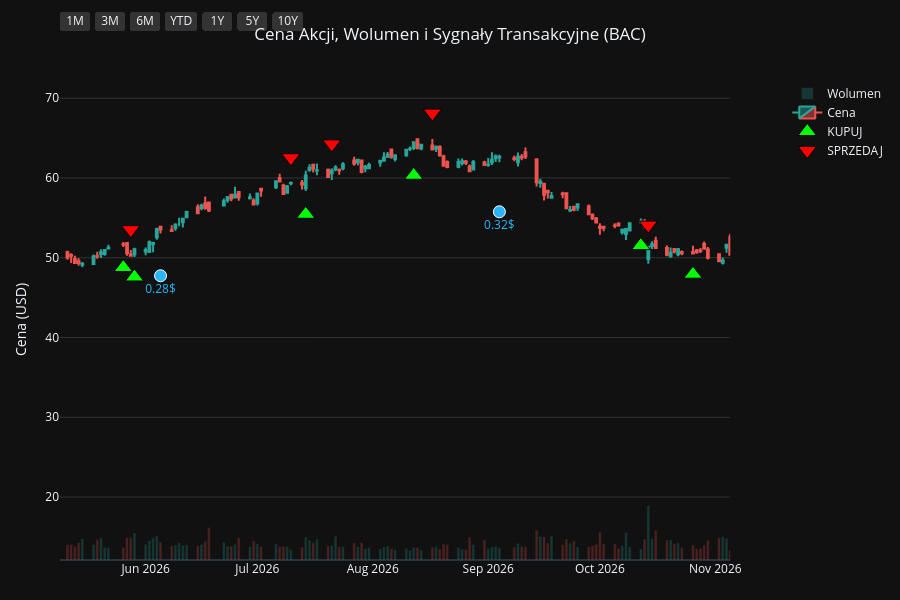
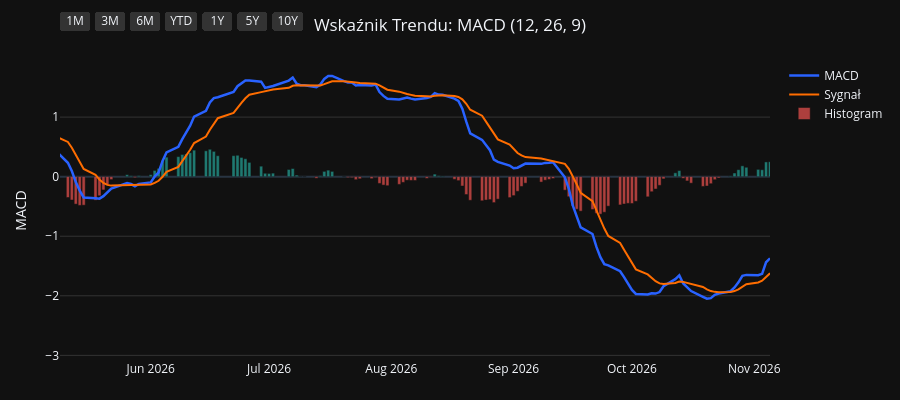
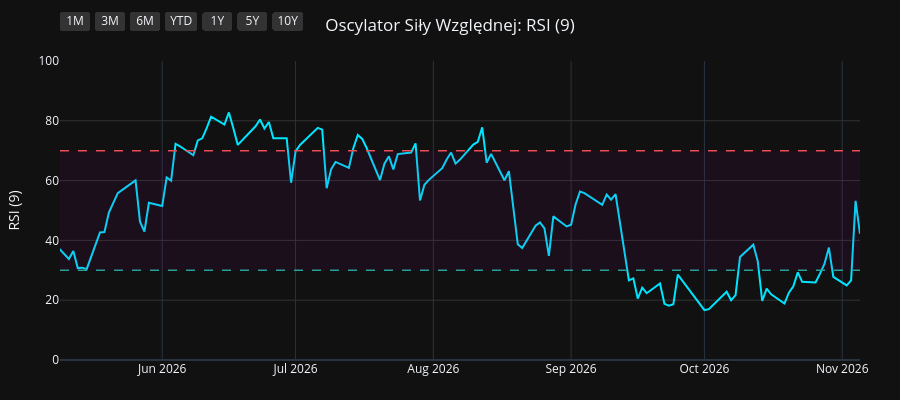
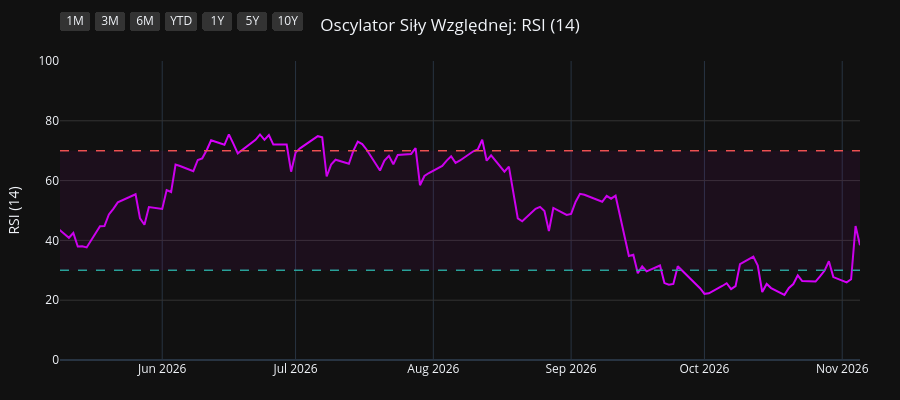

The notebook cell these images were saved under, in order:
### Code cell
import os
import yfinance as yf
import pandas as pd
import pandas_ta as ta
import plotly.graph_objects as go
from plotly.subplots import make_subplots

# 1. Pobranie i przygotowanie danych
symbol = os.environ.get("STOCK_TICKER", "").strip().upper()
if not symbol:
    raise RuntimeError("Set STOCK_TICKER before running price_extractor.ipynb")
df = yf.Ticker(symbol).history(period="10y")
df.index = df.index.tz_localize(None)

# Wskaźniki i sygnały
df.ta.macd(fast=12, slow=26, signal=9, append=True)
df.ta.rsi(length=9, append=True)
df.ta.rsi(length=14, append=True)
df.ta.rsi(length=21, append=True)
df.dropna(inplace=True)

macd = df['MACD_12_26_9']
signal = df['MACDs_12_26_9']
wczorajszy_macd = macd.shift(1)
wczorajszy_signal = signal.shift(1)

df['Decyzja'] = 'BRAK'
df.loc[(macd > signal) & (wczorajszy_macd <= wczorajszy_signal), 'Decyzja'] = 'KUPUJ'
df.loc[(macd < signal) & (wczorajszy_macd >= wczorajszy_signal), 'Decyzja'] = 'SPRZEDAJ'

df_kupuj = df[df['Decyzja'] == 'KUPUJ']
df_sprzedaj = df[df['Decyzja'] == 'SPRZEDAJ']
df_dywidendy = df[df['Dividends'] > 0]
df_splity = df[df['Stock Splits'] > 0]

# Wspólna konfiguracja osi X
konfiguracja_osi_x = dict(
    type="date",
    showspikes=True, spikemode="across", spikesnap="cursor", spikedash="dot", spikecolor="#ffffff", spikethickness=1, hoverformat="%Y-%m-%d",
    rangeselector=dict(
        buttons=list([
            dict(count=1, label="1M", step="month", stepmode="backward"),
            dict(count=3, label="3M", step="month", stepmode="backward"),
            dict(count=6, label="6M", step="month", stepmode="backward"),
            dict(count=1, label="YTD", step="year", stepmode="todate"),
            dict(count=1, label="1Y", step="year", stepmode="backward"),
            dict(count=5, label="5Y", step="year", stepmode="backward"),
            dict(step="all", label="10Y")
        ]),
        bgcolor="#333333", activecolor="#2962ff", x=0, y=1.1
    )
)

# ==========================================
# WYKRES 1: CENA + WOLUMEN + SYGNAŁY
# ==========================================
fig1 = make_subplots(specs=[[{"secondary_y": True}]])

kolory_wolumenu = ['#26a69a' if row['Close'] >= row['Open'] else '#ef5350' for index, row in df.iterrows()]
fig1.add_trace(go.Bar(x=df.index, y=df['Volume'], marker_color=kolory_wolumenu, opacity=0.25, name='Wolumen'), secondary_y=True)
fig1.add_trace(go.Candlestick(x=df.index, open=df['Open'], high=df['High'], low=df['Low'], close=df['Close'], name='Cena', increasing_line_color='#26a69a', decreasing_line_color='#ef5350'), secondary_y=False)
fig1.add_trace(go.Scatter(x=df_kupuj.index, y=df_kupuj['Low'] * 0.95, customdata=df_kupuj[['Low', 'High']], mode='markers', marker=dict(symbol='triangle-up', size=16, color='#00ff00', line=dict(width=1, color='black')), name='KUPUJ', hovertemplate='KUPUJ<br>Najniższa: %{customdata[0]:.2f}<br>Najwyższa: %{customdata[1]:.2f}<extra></extra>'), secondary_y=False)
fig1.add_trace(go.Scatter(x=df_sprzedaj.index, y=df_sprzedaj['High'] * 1.05, customdata=df_sprzedaj[['Low', 'High']], mode='markers', marker=dict(symbol='triangle-down', size=16, color='#ff0000', line=dict(width=1, color='black')), name='SPRZEDAJ', hovertemplate='SPRZEDAJ<br>Najniższa: %{customdata[0]:.2f}<br>Najwyższa: %{customdata[1]:.2f}<extra></extra>'), secondary_y=False)

if not df_dywidendy.empty:
    fig1.add_trace(go.Scatter(x=df_dywidendy.index, y=df_dywidendy['Low'] * 0.90, mode='markers+text', marker=dict(symbol='circle', size=12, color='#29b6f6', line=dict(width=1, color='white')), text=df_dywidendy['Dividends'].apply(lambda x: f"{x}$"), textposition="bottom center", name='Dywidenda', showlegend=False, hovertemplate='Dywidenda: %{text}<extra></extra>', textfont=dict(color="#29b6f6")), secondary_y=False)
if not df_splity.empty:
                    fig1.add_trace(go.Scatter(x=df_splity.index, y=df_splity['High'], mode='markers+text', marker=dict(symbol='star', size=16, color='#ffee58', line=dict(width=1, color='black')), text=df_splity['Stock Splits'].apply(lambda x: f"{x:g}:1" if x >= 1 else f"1:{1 / x:g}"), textposition="top center", name='Split', hovertemplate='%{text}<extra></extra>', textfont=dict(color="#ffee58")), secondary_y=False)

fig1.update_layout(title=dict(text=f"Cena Akcji, Wolumen i Sygnały Transakcyjne ({symbol})", x=0.5, xanchor='center'), dragmode='pan', xaxis_rangeslider_visible=False, template='plotly_dark', height=600, hovermode='x unified', margin=dict(l=60, r=40, t=60, b=40))
fig1.update_xaxes(**konfiguracja_osi_x)
fig1.update_xaxes(range=[df.index.max() - pd.Timedelta(days=180), df.index.max()])
fig1.update_yaxes(title_text="Cena (USD)", secondary_y=False, gridcolor='#333333')
fig1.update_yaxes(range=[0, df['Volume'].max() * 4], showgrid=False, showticklabels=False, secondary_y=True)
fig1.show(config={'scrollZoom': True})

# ==========================================
# WYKRES 2: WSKAŹNIK MACD
# ==========================================
fig2 = go.Figure()
fig2.add_trace(go.Scatter(x=df.index, y=df['MACD_12_26_9'], line=dict(color='#2962ff', width=2.5), name='MACD'))
fig2.add_trace(go.Scatter(x=df.index, y=df['MACDs_12_26_9'], line=dict(color='#ff6d00', width=2), name='Sygnał'))
kolory_macd = ['#26a69a' if val >= 0 else '#ef5350' for val in df['MACDh_12_26_9']]
fig2.add_trace(go.Bar(x=df.index, y=df['MACDh_12_26_9'], marker_color=kolory_macd, name='Histogram', opacity=0.7))
fig2.update_layout(title=dict(text="Wskaźnik Trendu: MACD (12, 26, 9)", x=0.5, xanchor='center'), dragmode='pan', xaxis_rangeslider_visible=False, template='plotly_dark', height=400, hovermode='x unified', margin=dict(l=60, r=40, t=60, b=40))
fig2.update_xaxes(**konfiguracja_osi_x)
fig2.update_xaxes(range=[df.index.max() - pd.Timedelta(days=180), df.index.max()])
fig2.update_yaxes(title_text="MACD", gridcolor='#333333')
fig2.show(config={'scrollZoom': True})

# ==========================================
# WYKRES 3: OSCYLATOR RSI (9)
# ==========================================
fig3 = go.Figure()
fig3.add_trace(go.Scatter(x=df.index, y=df['RSI_9'], line=dict(color='#00e5ff', width=2), name='RSI (9)'))
fig3.add_hline(y=70, line_dash="dash", line_color="#ef5350", line_width=1.5)
fig3.add_hline(y=30, line_dash="dash", line_color="#26a69a", line_width=1.5)
fig3.add_hrect(y0=30, y1=70, line_width=0, fillcolor="purple", opacity=0.1)
fig3.update_layout(title=dict(text="Oscylator Siły Względnej: RSI (9)", x=0.5, xanchor='center'), dragmode='pan', xaxis_rangeslider_visible=False, template='plotly_dark', height=400, hovermode='x unified', margin=dict(l=60, r=40, t=60, b=40))
fig3.update_xaxes(**konfiguracja_osi_x)
fig3.update_xaxes(range=[df.index.max() - pd.Timedelta(days=180), df.index.max()])
fig3.update_yaxes(title_text="RSI (9)", range=[0, 100], gridcolor='#333333')
fig3.show(config={'scrollZoom': True})

# ==========================================
# WYKRES 4: OSCYLATOR RSI (14)
# ==========================================
fig4 = go.Figure()
fig4.add_trace(go.Scatter(x=df.index, y=df['RSI_14'], line=dict(color='#d500f9', width=2), name='RSI (14)'))
fig4.add_hline(y=70, line_dash="dash", line_color="#ef5350", line_width=1.5)
fig4.add_hline(y=30, line_dash="dash", line_color="#26a69a", line_width=1.5)
fig4.add_hrect(y0=30, y1=70, line_width=0, fillcolor="purple", opacity=0.1)
fig4.update_layout(title=dict(text="Oscylator Siły Względnej: RSI (14)", x=0.5, xanchor='center'), dragmode='pan', xaxis_rangeslider_visible=False, template='plotly_dark', height=400, hovermode='x unified', margin=dict(l=60, r=40, t=60, b=40))
fig4.update_xaxes(**konfiguracja_osi_x)
fig4.update_xaxes(range=[df.index.max() - pd.Timedelta(days=180), df.index.max()])
fig4.update_yaxes(title_text="RSI (14)", range=[0, 100], gridcolor='#333333')
fig4.show(config={'scrollZoom': True})

# ==========================================
# WYKRES 5: OSCYLATOR RSI (21)
# ==========================================
fig5 = go.Figure()
fig5.add_trace(go.Scatter(x=df.index, y=df['RSI_21'], line=dict(color='#64dd17', width=2), name='RSI (21)'))
fig5.add_hline(y=70, line_dash="dash", line_color="#ef5350", line_width=1.5)
fig5.add_hline(y=30, line_dash="dash", line_color="#26a69a", line_width=1.5)
fig5.add_hrect(y0=30, y1=70, line_width=0, fillcolor="purple", opacity=0.1)
fig5.update_layout(title=dict(text="Oscylator Siły Względnej: RSI (21)", x=0.5, xanchor='center'), dragmode='pan', xaxis_rangeslider_visible=False, template='plotly_dark', height=400, hovermode='x unified', margin=dict(l=60, r=40, t=60, b=40))
fig5.update_xaxes(**konfiguracja_osi_x)
fig5.update_xaxes(range=[df.index.max() - pd.Timedelta(days=180), df.index.max()])
fig5.update_yaxes(title_text="RSI (21)", range=[0, 100], gridcolor='#333333')
fig5.show(config={'scrollZoom': True})

### Figure 1 — Plotly figure (JSON) as saved in the notebook; plotly's stock layout.template omitted (floating-point values rounded to 4 significant figures; data arrays with more than 128 entries replaced by an {"elided": "..."} marker saying what was removed)
{"data": [{"marker": {"color": {"elided": "2480 str values"}}, "name": "Wolumen", "opacity": 0.25, "type": "bar", "x": {"elided": "2480 str values"}, "xaxis": "x", "y": {"elided": "2480 int values"}, "yaxis": "y2"}, {"close": {"elided": "2480 float values"}, "decreasing": {"line": {"color": "#ef5350"}}, "high": {"elided": "2480 float values"}, "increasing": {"line": {"color": "#26a69a"}}, "low": {"elided": "2480 float values"}, "name": "Cena", "open": {"elided": "2480 float values"}, "type": "candlestick", "x": {"elided": "2480 str values"}, "xaxis": "x", "yaxis": "y"}, {"customdata": {"elided": "94x2 float values"}, "hovertemplate": "KUPUJ<br>Najniższa: %{customdata[0]:.2f}<br>Najwyższa: %{customdata[1]:.2f}<extra></extra>", "marker": {"color": "#00ff00", "line": {"color": "black", "width": 1}, "size": 16, "symbol": "triangle-up"}, "mode": "markers", "name": "KUPUJ", "type": "scatter", "x": ["2017-02-14T00:00:00", "2017-04-21T00:00:00", "2017-06-09T00:00:00", "2017-06-28T00:00:00", "2017-08-03T00:00:00", "2017-09-01T00:00:00", "2017-09-13T00:00:00", "2017-10-18T00:00:00", "2017-11-29T00:00:00", "2018-01-11T00:00:00", "2018-02-20T00:00:00", "2018-02-23T00:00:00", "2018-03-08T00:00:00", "2018-04-11T00:00:00", "2018-05-08T00:00:00", "2018-06-08T00:00:00", "2018-07-10T00:00:00", "2018-09-21T00:00:00", "2018-11-01T00:00:00", "2018-11-26T00:00:00", "2018-12-28T00:00:00", "2019-03-18T00:00:00", "2019-04-03T00:00:00", "2019-06-06T00:00:00", "2019-08-29T00:00:00", "2019-10-15T00:00:00", "2019-12-12T00:00:00", "2020-02-06T00:00:00", "2020-03-26T00:00:00", "2020-05-20T00:00:00", "2020-07-14T00:00:00", "2020-09-04T00:00:00", "2020-10-05T00:00:00", "2020-10-22T00:00:00", "2020-11-03T00:00:00", "2020-11-05T00:00:00", "2020-12-28T00:00:00", "2021-01-06T00:00:00", "2021-02-08T00:00:00", "2021-04-05T00:00:00", "2021-04-29T00:00:00", "2021-06-04T00:00:00", "2021-06-30T00:00:00", "2021-07-29T00:00:00", "2021-09-24T00:00:00", "2021-12-22T00:00:00", "2022-02-04T00:00:00", "2022-03-16T00:00:00", "2022-05-04T00:00:00", "2022-05-17T00:00:00", "2022-05-23T00:00:00", "2022-06-29T00:00:00", "2022-07-07T00:00:00", "2022-09-12T00:00:00", "2022-09-19T00:00:00", "2022-10-14T00:00:00", "2022-12-27T00:00:00", "2023-03-29T00:00:00", "2023-05-17T00:00:00", "2023-07-03T00:00:00", "2023-07-11T00:00:00", "2023-09-12T00:00:00", "2023-10-11T00:00:00", "2023-10-31T00:00:00", "2023-12-13T00:00:00", "2024-01-30T00:00:00", "2024-02-16T00:00:00", "2024-04-23T00:00:00", "2024-05-08T00:00:00", "2024-06-05T00:00:00", "2024-07-02T00:00:00", "2024-08-16T00:00:00", "2024-09-18T00:00:00", "2024-10-04T00:00:00", "2024-11-06T00:00:00", "2025-01-06T00:00:00", "2025-02-05T00:00:00", "2025-03-19T00:00:00", "2025-04-17T00:00:00", "2025-06-23T00:00:00", "2025-07-25T00:00:00", "2025-08-14T00:00:00", "2025-09-17T00:00:00", "2025-10-20T00:00:00", "2025-12-01T00:00:00", "2026-01-05T00:00:00", "2026-02-02T00:00:00", "2026-03-23T00:00:00", "2026-05-26T00:00:00", "2026-05-29T00:00:00", "2026-07-14T00:00:00", "2026-08-12T00:00:00", "2026-10-12T00:00:00", "2026-10-26T00:00:00"], "xaxis": "x", "y": [17.79, 17.28, 17.82, 18.06, 18.67, 18.36, 18.42, 20.31, 21.48, 23.59, 24.6, 24.61, 24.74, 23.25, 23.07, 23.28, 22.45, 24.3, 21.66, 21.26, 19.14, 23.26, 22.76, 21.96, 21.46, 23.36, 27.18, 27.92, 17.19, 18.39, 19.18, 21.25, 20.08, 19.76, 20.18, 19.65, 24.85, 25.99, 26.85, 32.98, 33.69, 35.82, 34.05, 32.09, 35.01, 37.06, 39.43, 35.58, 31.64, 30.07, 29.42, 27.03, 26.86, 30.1, 28.9, 27.13, 27.9, 24.56, 24.12, 25.12, 24.92, 25.11, 23.78, 22.74, 27.3, 30.16, 28.95, 33.95, 33.67, 35.47, 36.08, 35.2, 35.82, 36.01, 39.99, 41.21, 42.62, 37.98, 34.25, 41.73, 44.35, 43.37, 47.24, 47.78, 49.49, 52.49, 49.51, 44.65, 48.78, 47.59, 55.45, 60.34, 51.53, 47.94], "yaxis": "y"}, {"customdata": {"elided": "93x2 float values"}, "hovertemplate": "SPRZEDAJ<br>Najniższa: %{customdata[0]:.2f}<br>Najwyższa: %{customdata[1]:.2f}<extra></extra>", "marker": {"color": "#ff0000", "line": {"color": "black", "width": 1}, "size": 16, "symbol": "triangle-down"}, "mode": "markers", "name": "SPRZEDAJ", "type": "scatter", "x": ["2017-03-13T00:00:00", "2017-05-17T00:00:00", "2017-06-23T00:00:00", "2017-07-17T00:00:00", "2017-08-10T00:00:00", "2017-09-05T00:00:00", "2017-10-12T00:00:00", "2017-11-06T00:00:00", "2017-12-29T00:00:00", "2018-01-31T00:00:00", "2018-02-22T00:00:00", "2018-03-01T00:00:00", "2018-03-15T00:00:00", "2018-05-03T00:00:00", "2018-05-24T00:00:00", "2018-06-15T00:00:00", "2018-08-13T00:00:00", "2018-09-26T00:00:00", "2018-11-23T00:00:00", "2018-12-06T00:00:00", "2019-02-04T00:00:00", "2019-03-20T00:00:00", "2019-05-07T00:00:00", "2019-08-02T00:00:00", "2019-09-26T00:00:00", "2019-11-14T00:00:00", "2019-12-31T00:00:00", "2020-02-24T00:00:00", "2020-05-12T00:00:00", "2020-06-12T00:00:00", "2020-08-19T00:00:00", "2020-09-08T00:00:00", "2020-10-19T00:00:00", "2020-10-28T00:00:00", "2020-11-04T00:00:00", "2020-12-09T00:00:00", "2021-01-04T00:00:00", "2021-01-21T00:00:00", "2021-03-22T00:00:00", "2021-04-13T00:00:00", "2021-05-20T00:00:00", "2021-06-08T00:00:00", "2021-07-06T00:00:00", "2021-09-02T00:00:00", "2021-11-04T00:00:00", "2022-01-19T00:00:00", "2022-02-17T00:00:00", "2022-04-04T00:00:00", "2022-05-12T00:00:00", "2022-05-19T00:00:00", "2022-06-10T00:00:00", "2022-06-30T00:00:00", "2022-08-23T00:00:00", "2022-09-14T00:00:00", "2022-09-20T00:00:00", "2022-11-17T00:00:00", "2023-02-13T00:00:00", "2023-05-02T00:00:00", "2023-06-21T00:00:00", "2023-07-06T00:00:00", "2023-08-02T00:00:00", "2023-09-22T00:00:00", "2023-10-24T00:00:00", "2023-12-12T00:00:00", "2023-12-29T00:00:00", "2024-02-05T00:00:00", "2024-04-04T00:00:00", "2024-05-01T00:00:00", "2024-05-29T00:00:00", "2024-06-06T00:00:00", "2024-07-24T00:00:00", "2024-09-11T00:00:00", "2024-09-27T00:00:00", "2024-10-31T00:00:00", "2024-12-02T00:00:00", "2025-02-03T00:00:00", "2025-02-11T00:00:00", "2025-04-03T00:00:00", "2025-05-28T00:00:00", "2025-07-09T00:00:00", "2025-07-29T00:00:00", "2025-09-15T00:00:00", "2025-09-30T00:00:00", "2025-11-13T00:00:00", "2025-12-31T00:00:00", "2026-01-08T00:00:00", "2026-02-13T00:00:00", "2026-04-24T00:00:00", "2026-05-28T00:00:00", "2026-07-10T00:00:00", "2026-07-21T00:00:00", "2026-08-17T00:00:00", "2026-10-14T00:00:00"], "xaxis": "x", "y": [21.49, 19.83, 19.61, 20.55, 20.85, 20.32, 22.11, 23.72, 25.59, 27.65, 27.52, 27.81, 27.8, 25.37, 26.14, 25.38, 26.86, 26.66, 23.56, 22.95, 25.26, 26.0, 26.45, 26.0, 26.02, 29.15, 31.45, 29.62, 20.48, 22.64, 23.57, 23.96, 22.14, 21.54, 21.97, 26.79, 28.0, 29.75, 35.33, 36.65, 38.78, 39.97, 37.78, 38.55, 44.73, 45.35, 44.14, 38.59, 33.24, 32.68, 32.12, 29.77, 32.99, 32.69, 33.03, 35.33, 34.18, 27.75, 28.1, 27.93, 30.31, 27.55, 25.28, 30.4, 33.48, 32.79, 37.65, 37.21, 38.59, 39.68, 42.66, 39.2, 40.08, 42.74, 48.03, 46.95, 47.4, 39.48, 45.17, 48.51, 49.6, 52.52, 54.05, 55.73, 57.27, 58.47, 54.59, 54.57, 53.52, 62.54, 64.28, 68.14, 54.1], "yaxis": "y"}, {"hovertemplate": "Dywidenda: %{text}<extra></extra>", "marker": {"color": "#29b6f6", "line": {"color": "white", "width": 1}, "size": 12, "symbol": "circle"}, "mode": "markers+text", "name": "Dywidenda", "showlegend": false, "text": ["0.075$", "0.075$", "0.12$", "0.12$", "0.12$", "0.12$", "0.15$", "0.15$", "0.15$", "0.15$", "0.18$", "0.18$", "0.18$", "0.18$", "0.18$", "0.18$", "0.18$", "0.18$", "0.21$", "0.21$", "0.21$", "0.21$", "0.22$", "0.22$", "0.22$", "0.22$", "0.24$", "0.24$", "0.24$", "0.24$", "0.26$", "0.26$", "0.26$", "0.26$", "0.28$", "0.28$", "0.28$", "0.28$", "0.32$"], "textfont": {"color": "#29b6f6"}, "textposition": "bottom center", "type": "scatter", "x": ["2017-03-01T00:00:00", "2017-05-31T00:00:00", "2017-08-30T00:00:00", "2017-11-30T00:00:00", "2018-03-01T00:00:00", "2018-05-31T00:00:00", "2018-09-06T00:00:00", "2018-12-06T00:00:00", "2019-02-28T00:00:00", "2019-06-06T00:00:00", "2019-09-05T00:00:00", "2019-12-05T00:00:00", "2020-03-05T00:00:00", "2020-06-04T00:00:00", "2020-09-03T00:00:00", "2020-12-03T00:00:00", "2021-03-04T00:00:00", "2021-06-03T00:00:00", "2021-09-02T00:00:00", "2021-12-02T00:00:00", "2022-03-03T00:00:00", "2022-06-02T00:00:00", "2022-09-01T00:00:00", "2022-12-01T00:00:00", "2023-03-02T00:00:00", "2023-06-01T00:00:00", "2023-08-31T00:00:00", "2023-11-30T00:00:00", "2024-02-29T00:00:00", "2024-06-07T00:00:00", "2024-09-06T00:00:00", "2024-12-06T00:00:00", "2025-03-07T00:00:00", "2025-06-06T00:00:00", "2025-09-05T00:00:00", "2025-12-05T00:00:00", "2026-03-06T00:00:00", "2026-06-05T00:00:00", "2026-09-04T00:00:00"], "xaxis": "x", "y": [18.28, 16.06, 17.22, 20.61, 23.11, 21.33, 22.84, 19.08, 21.8, 20.8, 21.14, 25.23, 20.31, 19.81, 19.86, 22.48, 28.34, 33.81, 32.36, 35.21, 33.94, 29.17, 26.59, 29.8, 27.19, 22.71, 23.9, 25.36, 29.03, 33.6, 33.2, 40.17, 35.38, 39.12, 43.38, 47.6, 42.42, 47.74, 55.76], "yaxis": "y"}], "layout": {"dragmode": "pan", "height": 600, "hovermode": "x unified", "margin": {"b": 40, "l": 60, "r": 40, "t": 60}, "title": {"text": "Cena Akcji, Wolumen i Sygnały Transakcyjne (BAC)", "x": 0.5, "xanchor": "center"}, "xaxis": {"anchor": "y", "domain": [0.0, 0.94], "hoverformat": "%Y-%m-%d", "range": ["2026-05-09T00:00:00", "2026-11-05T00:00:00"], "rangeselector": {"activecolor": "#2962ff", "bgcolor": "#333333", "buttons": [{"count": 1, "label": "1M", "step": "month", "stepmode": "backward"}, {"count": 3, "label": "3M", "step": "month", "stepmode": "backward"}, {"count": 6, "label": "6M", "step": "month", "stepmode": "backward"}, {"count": 1, "label": "YTD", "step": "year", "stepmode": "todate"}, {"count": 1, "label": "1Y", "step": "year", "stepmode": "backward"}, {"count": 5, "label": "5Y", "step": "year", "stepmode": "backward"}, {"label": "10Y", "step": "all"}], "x": 0, "y": 1.1}, "rangeslider": {"visible": false}, "showspikes": true, "spikecolor": "#ffffff", "spikedash": "dot", "spikemode": "across", "spikesnap": "cursor", "spikethickness": 1, "type": "date"}, "yaxis": {"anchor": "x", "domain": [0.0, 1.0], "gridcolor": "#333333", "title": {"text": "Cena (USD)"}}, "yaxis2": {"anchor": "x", "overlaying": "y", "range": [0, 1038183200], "showgrid": false, "showticklabels": false, "side": "right"}}}

### Figure 2 — Plotly figure (JSON) as saved in the notebook; plotly's stock layout.template omitted (floating-point values rounded to 4 significant figures; data arrays with more than 128 entries replaced by an {"elided": "..."} marker saying what was removed)
{"data": [{"line": {"color": "#2962ff", "width": 2.5}, "name": "MACD", "type": "scatter", "x": {"elided": "2480 str values"}, "y": {"elided": "2480 float values"}}, {"line": {"color": "#ff6d00", "width": 2}, "name": "Sygnał", "type": "scatter", "x": {"elided": "2480 str values"}, "y": {"elided": "2480 float values"}}, {"marker": {"color": {"elided": "2480 str values"}}, "name": "Histogram", "opacity": 0.7, "type": "bar", "x": {"elided": "2480 str values"}, "y": {"elided": "2480 float values"}}], "layout": {"dragmode": "pan", "height": 400, "hovermode": "x unified", "margin": {"b": 40, "l": 60, "r": 40, "t": 60}, "title": {"text": "Wskaźnik Trendu: MACD (12, 26, 9)", "x": 0.5, "xanchor": "center"}, "xaxis": {"hoverformat": "%Y-%m-%d", "range": ["2026-05-09T00:00:00", "2026-11-05T00:00:00"], "rangeselector": {"activecolor": "#2962ff", "bgcolor": "#333333", "buttons": [{"count": 1, "label": "1M", "step": "month", "stepmode": "backward"}, {"count": 3, "label": "3M", "step": "month", "stepmode": "backward"}, {"count": 6, "label": "6M", "step": "month", "stepmode": "backward"}, {"count": 1, "label": "YTD", "step": "year", "stepmode": "todate"}, {"count": 1, "label": "1Y", "step": "year", "stepmode": "backward"}, {"count": 5, "label": "5Y", "step": "year", "stepmode": "backward"}, {"label": "10Y", "step": "all"}], "x": 0, "y": 1.1}, "rangeslider": {"visible": false}, "showspikes": true, "spikecolor": "#ffffff", "spikedash": "dot", "spikemode": "across", "spikesnap": "cursor", "spikethickness": 1, "type": "date"}, "yaxis": {"gridcolor": "#333333", "title": {"text": "MACD"}}}}

### Figure 3 — Plotly figure (JSON) as saved in the notebook; plotly's stock layout.template omitted (floating-point values rounded to 4 significant figures; data arrays with more than 128 entries replaced by an {"elided": "..."} marker saying what was removed)
{"data": [{"line": {"color": "#00e5ff", "width": 2}, "name": "RSI (9)", "type": "scatter", "x": {"elided": "2480 str values"}, "y": {"elided": "2480 float values"}}], "layout": {"dragmode": "pan", "height": 400, "hovermode": "x unified", "margin": {"b": 40, "l": 60, "r": 40, "t": 60}, "shapes": [{"line": {"color": "#ef5350", "dash": "dash", "width": 1.5}, "type": "line", "x0": 0, "x1": 1, "xref": "x domain", "y0": 70, "y1": 70, "yref": "y"}, {"line": {"color": "#26a69a", "dash": "dash", "width": 1.5}, "type": "line", "x0": 0, "x1": 1, "xref": "x domain", "y0": 30, "y1": 30, "yref": "y"}, {"fillcolor": "purple", "line": {"width": 0}, "opacity": 0.1, "type": "rect", "x0": 0, "x1": 1, "xref": "x domain", "y0": 30, "y1": 70, "yref": "y"}], "title": {"text": "Oscylator Siły Względnej: RSI (9)", "x": 0.5, "xanchor": "center"}, "xaxis": {"hoverformat": "%Y-%m-%d", "range": ["2026-05-09T00:00:00", "2026-11-05T00:00:00"], "rangeselector": {"activecolor": "#2962ff", "bgcolor": "#333333", "buttons": [{"count": 1, "label": "1M", "step": "month", "stepmode": "backward"}, {"count": 3, "label": "3M", "step": "month", "stepmode": "backward"}, {"count": 6, "label": "6M", "step": "month", "stepmode": "backward"}, {"count": 1, "label": "YTD", "step": "year", "stepmode": "todate"}, {"count": 1, "label": "1Y", "step": "year", "stepmode": "backward"}, {"count": 5, "label": "5Y", "step": "year", "stepmode": "backward"}, {"label": "10Y", "step": "all"}], "x": 0, "y": 1.1}, "rangeslider": {"visible": false}, "showspikes": true, "spikecolor": "#ffffff", "spikedash": "dot", "spikemode": "across", "spikesnap": "cursor", "spikethickness": 1, "type": "date"}, "yaxis": {"gridcolor": "#333333", "range": [0, 100], "title": {"text": "RSI (9)"}}}}

### Figure 4 — Plotly figure (JSON) as saved in the notebook; plotly's stock layout.template omitted (floating-point values rounded to 4 significant figures; data arrays with more than 128 entries replaced by an {"elided": "..."} marker saying what was removed)
{"data": [{"line": {"color": "#d500f9", "width": 2}, "name": "RSI (14)", "type": "scatter", "x": {"elided": "2480 str values"}, "y": {"elided": "2480 float values"}}], "layout": {"dragmode": "pan", "height": 400, "hovermode": "x unified", "margin": {"b": 40, "l": 60, "r": 40, "t": 60}, "shapes": [{"line": {"color": "#ef5350", "dash": "dash", "width": 1.5}, "type": "line", "x0": 0, "x1": 1, "xref": "x domain", "y0": 70, "y1": 70, "yref": "y"}, {"line": {"color": "#26a69a", "dash": "dash", "width": 1.5}, "type": "line", "x0": 0, "x1": 1, "xref": "x domain", "y0": 30, "y1": 30, "yref": "y"}, {"fillcolor": "purple", "line": {"width": 0}, "opacity": 0.1, "type": "rect", "x0": 0, "x1": 1, "xref": "x domain", "y0": 30, "y1": 70, "yref": "y"}], "title": {"text": "Oscylator Siły Względnej: RSI (14)", "x": 0.5, "xanchor": "center"}, "xaxis": {"hoverformat": "%Y-%m-%d", "range": ["2026-05-09T00:00:00", "2026-11-05T00:00:00"], "rangeselector": {"activecolor": "#2962ff", "bgcolor": "#333333", "buttons": [{"count": 1, "label": "1M", "step": "month", "stepmode": "backward"}, {"count": 3, "label": "3M", "step": "month", "stepmode": "backward"}, {"count": 6, "label": "6M", "step": "month", "stepmode": "backward"}, {"count": 1, "label": "YTD", "step": "year", "stepmode": "todate"}, {"count": 1, "label": "1Y", "step": "year", "stepmode": "backward"}, {"count": 5, "label": "5Y", "step": "year", "stepmode": "backward"}, {"label": "10Y", "step": "all"}], "x": 0, "y": 1.1}, "rangeslider": {"visible": false}, "showspikes": true, "spikecolor": "#ffffff", "spikedash": "dot", "spikemode": "across", "spikesnap": "cursor", "spikethickness": 1, "type": "date"}, "yaxis": {"gridcolor": "#333333", "range": [0, 100], "title": {"text": "RSI (14)"}}}}
